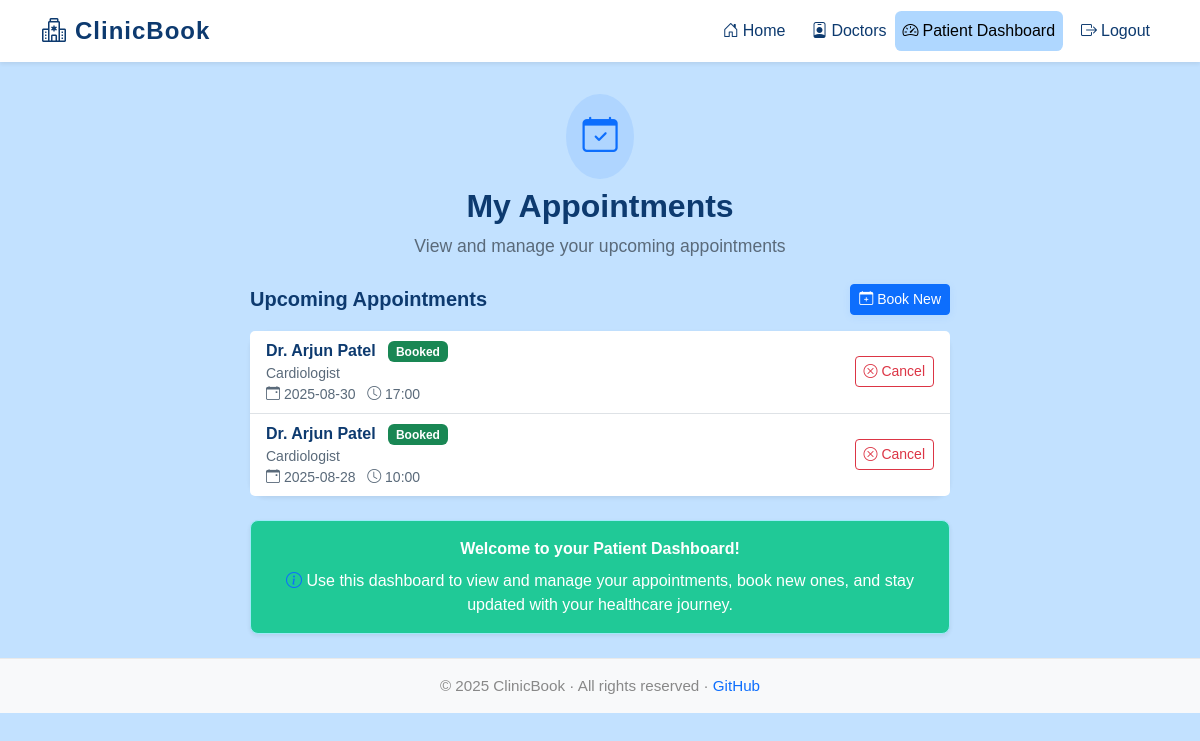
/dashboard (signed in), run on the app's committed database.
### tables this page shows
CREATE TABLE appointments (
        id INTEGER PRIMARY KEY AUTOINCREMENT,
        doctor_id INTEGER NOT NULL,
        patient_id INTEGER NOT NULL,
        slot_id INTEGER NOT NULL,
        date TEXT NOT NULL,
        status TEXT DEFAULT 'booked',
        FOREIGN KEY (doctor_id) REFERENCES doctors(id) ON DELETE CASCADE,
        FOREIGN KEY (patient_id) REFERENCES patients(id) ON DELETE CASCADE,
        FOREIGN KEY (slot_id) REFERENCES slots(id) ON DELETE CASCADE
    );

CREATE TABLE doctors (
        id INTEGER PRIMARY KEY AUTOINCREMENT,
        clinic_id INTEGER,
        name TEXT NOT NULL,
        specialization TEXT,
        fees INTEGER,
        email TEXT UNIQUE NOT NULL,
        phone TEXT,
        about TEXT,
        FOREIGN KEY (clinic_id) REFERENCES clinics(id) ON DELETE SET NULL
    );

CREATE TABLE slots (
        id INTEGER PRIMARY KEY AUTOINCREMENT,
        doctor_id INTEGER NOT NULL,
        date TEXT NOT NULL,
        time TEXT NOT NULL,
        capacity INTEGER NOT NULL DEFAULT 5,
        booked_count INTEGER NOT NULL DEFAULT 0,
        FOREIGN KEY (doctor_id) REFERENCES doctors(id) ON DELETE CASCADE
    );

### app.py (the view)
    @app.route('/dashboard')
    def dashboard():
        if 'patient_id' not in session:
            flash("Please login as a patient first.", "danger")
            return redirect(url_for('patient_login'))
        db = get_db()
        appts = db.execute(
            '''SELECT a.*, d.name as doctor_name, d.specialization, s.date, s.time
            FROM appointments a
            JOIN doctors d ON a.doctor_id = d.id
            JOIN slots s ON a.slot_id = s.id
            WHERE a.patient_id = ?
            ORDER BY s.date DESC''',
            (session['patient_id'],)
        ).fetchall()
        return render_template('dashboard_patient.html', appts=appts)

### templates/dashboard_patient.html (shortened to what this page needs)
{% extends 'base.html' %}
{% block content %}
<div class="container my-4">
  <div class="text-center mb-4">
    <span class="d-inline-block rounded-circle bg-primary bg-opacity-10 p-3">
      <i class="bi bi-calendar-check" style="font-size:2.2rem; color:#0d6efd;"></i>
    </span>
    <h2 class="fw-bold mt-2" style="color:#0d3a6f;">My Appointments</h2>
    <div class="text-muted mb-2" style="font-size:1.1rem;">View and manage your upcoming appointments</div>
  </div>
  <div class="mx-auto" style="max-width: 700px;">
    <div class="d-flex justify-content-between align-items-center mb-3">
      <h5 class="mb-0 fw-semibold" style="color:#0d3a6f;">Upcoming Appointments</h5>
      <a href="{{ url_for('doctors') }}" class="btn btn-primary btn-sm">
        <i class="bi bi-calendar-plus me-1"></i>Book New
      </a>
    </div>
    <div class="card shadow-sm mb-4">
      <ul class="list-group list-group-flush">
        {% if appts %}
          {% for appointment in appts %}
          <li class="list-group-item d-flex align-items-center">
            <div class="flex-grow-1">
              <div class="fw-bold" style="color:#0d3a6f;">
                {{ appointment.doctor_name }}
                <span class="badge
                  {% if appointment.status == 'booked' %} bg-success
                  {% elif appointment.status == 'cancelled' %} bg-danger
                  {% else %} bg-secondary {% endif %} ms-2">
                  {{ appointment.status|capitalize }}
                </span>
              </div>
              <div class="text-muted small">{{ appointment.specialization }}</div>
              <div class="text-muted small">
                <i class="bi bi-calendar-event"></i> {{ appointment.date }}
                <i class="bi bi-clock"></i> {{ appointment.time }}
              </div>
            </div>
            <a href="{{ url_for('cancel_appointment', appointment_id=appointment.id) }}"
               class="btn btn-outline-danger btn-sm ms-3">
              <i class="bi bi-x-circle"></i> Cancel
            </a>
          </li>
          {% endfor %}
        {% else %}
          <li class="list-group-item text-center text-muted">
            <i class="bi bi-emoji-frown"></i> No appointments found.
          </li>
        {% endif %}
      </ul>
    </div>
  </div>
  <div class="mx-auto" style="max-width: 700px;">
    <div class="alert alert-info text-center shadow-sm" role="alert">
      <strong>Welcome to your Patient Dashboard!</strong><br>
      <span class="d-block mt-2">
        <i class="bi bi-info-circle text-primary"></i>
        Use this dashboard to view and manage your appointments, book new ones,
        and stay updated with your healthcare journey.
      </span>
    </div>
  </div>
</div>
{% endblock %}

### static/css/style.css (style rules this page uses)
:root { --background: #c2e1ff; --card-bg: #f7fbff; --primary: #0d6efd; --primary-hover: #084298; --heading: #0d3a6f; --accent-light: #afd7ff; --text-default: #1a2a3a; --text-muted: #5a6a7a; --text-footer: #888888; --success: #28a745; --danger: #dc3545; --warning: #ffc107; --info: #20c997; --white: #ffffff; --gray-light: #eaeaea; --gray-dark: #343a40; }
body { padding-top: 70px; }
.card { border-radius: 1rem; box-shadow: 0 2px 12px rgba(0,0,0,0.04); border: 0; }
.btn-primary, .btn-primary:focus, .btn-primary:active { border-color: var(--primary); box-shadow: 0 2px 8px rgba(13,110,253,0.08); }
.alert { border-radius: 0.5rem; font-size: 1rem; }
.alert-info { background-color: var(--info); color: var(--white); }

### data on the page
appointments: doctor_name "Dr. Arjun Patel", status "Booked", specialization "Cardiologist", date "2025-08-30", time "17:00"
appointments: doctor_name "Dr. Arjun Patel", status "Booked", specialization "Cardiologist", date "2025-08-28", time "10:00"

### other printed values
{{ 2025 }} "2025"
